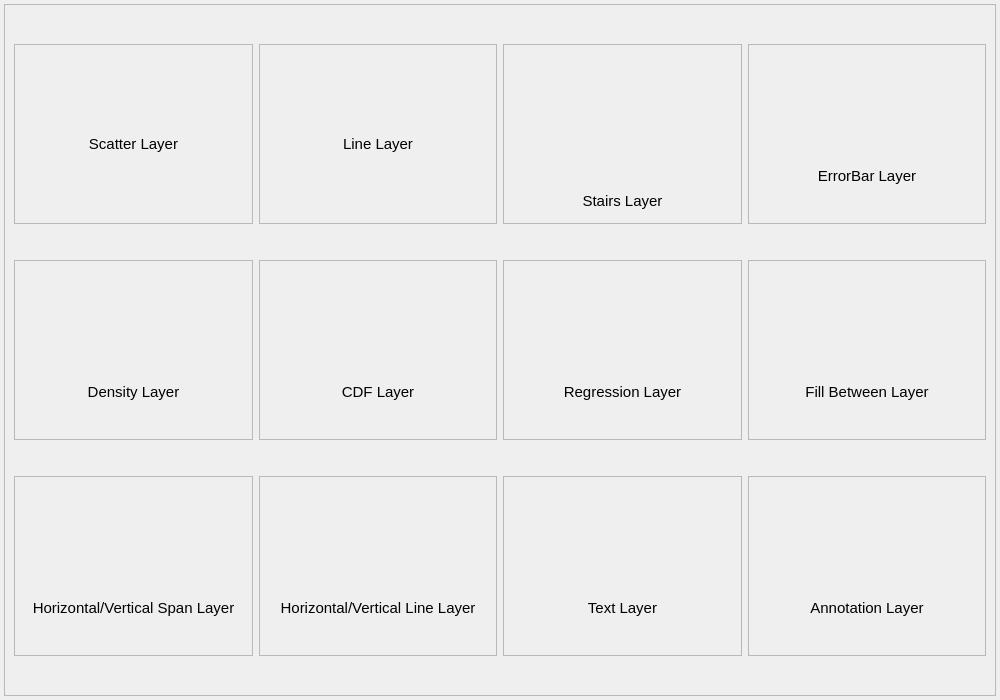
<?xml version="1.0" encoding="UTF-8"?>
<ui version="4.0">
 <class>Dialog</class>
 <widget class="QDialog" name="Dialog">
  <property name="geometry">
   <rect>
    <x>0</x>
    <y>0</y>
    <width>1000</width>
    <height>700</height>
   </rect>
  </property>
  <property name="minimumSize">
   <size>
    <width>1000</width>
    <height>700</height>
   </size>
  </property>
  <property name="maximumSize">
   <size>
    <width>1000</width>
    <height>700</height>
   </size>
  </property>
  <property name="windowTitle">
   <string>Select Chart</string>
  </property>
  <property name="modal">
   <bool>true</bool>
  </property>
  <layout class="QVBoxLayout" name="verticalLayout_2">
   <property name="leftMargin">
    <number>4</number>
   </property>
   <property name="topMargin">
    <number>4</number>
   </property>
   <property name="rightMargin">
    <number>4</number>
   </property>
   <property name="bottomMargin">
    <number>4</number>
   </property>
   <item>
    <layout class="QVBoxLayout" name="verticalLayout" stretch="0">
     <item>
      <layout class="QHBoxLayout" name="horizontalLayout_2" stretch="0">
       <property name="leftMargin">
        <number>0</number>
       </property>
       <property name="topMargin">
        <number>0</number>
       </property>
       <property name="rightMargin">
        <number>0</number>
       </property>
       <property name="bottomMargin">
        <number>0</number>
       </property>
       <item>
        <widget class="QScrollArea" name="scrollArea">
         <property name="widgetResizable">
          <bool>true</bool>
         </property>
         <widget class="QWidget" name="scrollAreaWidgetContents">
          <property name="geometry">
           <rect>
            <x>0</x>
            <y>0</y>
            <width>996</width>
            <height>669</height>
           </rect>
          </property>
          <layout class="QGridLayout" name="gridLayout">
           <item row="2" column="2">
            <widget class="QFrame" name="frame_10">
             <property name="minimumSize">
              <size>
               <width>0</width>
               <height>180</height>
              </size>
             </property>
             <property name="maximumSize">
              <size>
               <width>240</width>
               <height>180</height>
              </size>
             </property>
             <property name="frameShape">
              <enum>QFrame::Shape::StyledPanel</enum>
             </property>
             <property name="frameShadow">
              <enum>QFrame::Shadow::Raised</enum>
             </property>
             <layout class="QVBoxLayout" name="verticalLayout_12">
              <item>
               <widget class="QLabel" name="vhline_layer">
                <property name="toolTip">
                 <string>&lt;html&gt;&lt;head/&gt;&lt;body&gt;&lt;p&gt;&lt;img src=&quot;:/images/images/vhlines.png&quot;/&gt;&lt;/p&gt;&lt;/body&gt;&lt;/html&gt;</string>
                </property>
                <property name="text">
                 <string/>
                </property>
                <property name="pixmap">
                 <pixmap resource="../resources/resources.qrc">:/images/images/vhlines.png</pixmap>
                </property>
                <property name="scaledContents">
                 <bool>true</bool>
                </property>
               </widget>
              </item>
              <item>
               <widget class="QLabel" name="label_10">
                <property name="font">
                 <font>
                  <pointsize>11</pointsize>
                 </font>
                </property>
                <property name="text">
                 <string>Horizontal/Vertical Line Layer</string>
                </property>
                <property name="alignment">
                 <set>Qt::AlignmentFlag::AlignCenter</set>
                </property>
               </widget>
              </item>
             </layout>
            </widget>
           </item>
           <item row="0" column="1">
            <widget class="QFrame" name="frame_1">
             <property name="minimumSize">
              <size>
               <width>0</width>
               <height>180</height>
              </size>
             </property>
             <property name="maximumSize">
              <size>
               <width>240</width>
               <height>180</height>
              </size>
             </property>
             <property name="frameShape">
              <enum>QFrame::Shape::StyledPanel</enum>
             </property>
             <property name="frameShadow">
              <enum>QFrame::Shadow::Raised</enum>
             </property>
             <layout class="QVBoxLayout" name="verticalLayout_3" stretch="0,1">
              <item>
               <widget class="QLabel" name="scatter_layer">
                <property name="toolTip">
                 <string>&lt;html&gt;&lt;head/&gt;&lt;body&gt;&lt;p&gt;&lt;img src=&quot;:/images/images/scatter_plot.png&quot;/&gt;&lt;/p&gt;&lt;/body&gt;&lt;/html&gt;</string>
                </property>
                <property name="text">
                 <string/>
                </property>
                <property name="pixmap">
                 <pixmap resource="../resources/resources.qrc">:/images/images/scatter_plot.png</pixmap>
                </property>
                <property name="scaledContents">
                 <bool>true</bool>
                </property>
                <property name="alignment">
                 <set>Qt::AlignmentFlag::AlignCenter</set>
                </property>
                <property name="wordWrap">
                 <bool>false</bool>
                </property>
               </widget>
              </item>
              <item>
               <widget class="QLabel" name="label_2">
                <property name="font">
                 <font>
                  <pointsize>11</pointsize>
                 </font>
                </property>
                <property name="text">
                 <string>Scatter Layer</string>
                </property>
                <property name="alignment">
                 <set>Qt::AlignmentFlag::AlignCenter</set>
                </property>
               </widget>
              </item>
             </layout>
            </widget>
           </item>
           <item row="1" column="2">
            <widget class="QFrame" name="frame_6">
             <property name="minimumSize">
              <size>
               <width>0</width>
               <height>180</height>
              </size>
             </property>
             <property name="maximumSize">
              <size>
               <width>240</width>
               <height>180</height>
              </size>
             </property>
             <property name="frameShape">
              <enum>QFrame::Shape::StyledPanel</enum>
             </property>
             <property name="frameShadow">
              <enum>QFrame::Shadow::Raised</enum>
             </property>
             <layout class="QVBoxLayout" name="verticalLayout_8">
              <item>
               <widget class="QLabel" name="cdf_layer">
                <property name="toolTip">
                 <string>&lt;html&gt;&lt;head/&gt;&lt;body&gt;&lt;p&gt;&lt;img src=&quot;:/images/images/cdf.png&quot;/&gt;&lt;/p&gt;&lt;/body&gt;&lt;/html&gt;</string>
                </property>
                <property name="text">
                 <string/>
                </property>
                <property name="pixmap">
                 <pixmap resource="../resources/resources.qrc">:/images/images/cdf.png</pixmap>
                </property>
                <property name="scaledContents">
                 <bool>true</bool>
                </property>
               </widget>
              </item>
              <item>
               <widget class="QLabel" name="label_7">
                <property name="font">
                 <font>
                  <pointsize>11</pointsize>
                 </font>
                </property>
                <property name="text">
                 <string>CDF Layer</string>
                </property>
                <property name="alignment">
                 <set>Qt::AlignmentFlag::AlignCenter</set>
                </property>
               </widget>
              </item>
             </layout>
            </widget>
           </item>
           <item row="2" column="3">
            <widget class="QFrame" name="frame_11">
             <property name="minimumSize">
              <size>
               <width>0</width>
               <height>180</height>
              </size>
             </property>
             <property name="maximumSize">
              <size>
               <width>240</width>
               <height>180</height>
              </size>
             </property>
             <property name="frameShape">
              <enum>QFrame::Shape::StyledPanel</enum>
             </property>
             <property name="frameShadow">
              <enum>QFrame::Shadow::Raised</enum>
             </property>
             <layout class="QVBoxLayout" name="verticalLayout_13">
              <item>
               <widget class="QLabel" name="text_layer">
                <property name="toolTip">
                 <string>&lt;html&gt;&lt;head/&gt;&lt;body&gt;&lt;p&gt;&lt;img src=&quot;:/images/images/text.png&quot;/&gt;&lt;/p&gt;&lt;/body&gt;&lt;/html&gt;</string>
                </property>
                <property name="text">
                 <string/>
                </property>
                <property name="pixmap">
                 <pixmap resource="../resources/resources.qrc">:/images/images/text.png</pixmap>
                </property>
                <property name="scaledContents">
                 <bool>true</bool>
                </property>
               </widget>
              </item>
              <item>
               <widget class="QLabel" name="label_12">
                <property name="font">
                 <font>
                  <pointsize>11</pointsize>
                 </font>
                </property>
                <property name="text">
                 <string>Text Layer</string>
                </property>
                <property name="alignment">
                 <set>Qt::AlignmentFlag::AlignCenter</set>
                </property>
               </widget>
              </item>
             </layout>
            </widget>
           </item>
           <item row="0" column="4">
            <widget class="QFrame" name="frame_4">
             <property name="minimumSize">
              <size>
               <width>0</width>
               <height>180</height>
              </size>
             </property>
             <property name="maximumSize">
              <size>
               <width>240</width>
               <height>180</height>
              </size>
             </property>
             <property name="frameShape">
              <enum>QFrame::Shape::StyledPanel</enum>
             </property>
             <property name="frameShadow">
              <enum>QFrame::Shadow::Raised</enum>
             </property>
             <layout class="QVBoxLayout" name="verticalLayout_6">
              <item>
               <widget class="QLabel" name="errorbar_layer">
                <property name="toolTip">
                 <string>&lt;html&gt;&lt;head/&gt;&lt;body&gt;&lt;p&gt;&lt;img src=&quot;:/images/images/error_plot.png&quot;/&gt;&lt;/p&gt;&lt;/body&gt;&lt;/html&gt;</string>
                </property>
                <property name="text">
                 <string/>
                </property>
                <property name="pixmap">
                 <pixmap resource="../resources/resources.qrc">:/images/images/error_plot.png</pixmap>
                </property>
                <property name="scaledContents">
                 <bool>true</bool>
                </property>
               </widget>
              </item>
              <item>
               <widget class="QLabel" name="label_5">
                <property name="font">
                 <font>
                  <pointsize>11</pointsize>
                 </font>
                </property>
                <property name="text">
                 <string>ErrorBar Layer</string>
                </property>
                <property name="alignment">
                 <set>Qt::AlignmentFlag::AlignCenter</set>
                </property>
               </widget>
              </item>
             </layout>
            </widget>
           </item>
           <item row="2" column="1">
            <widget class="QFrame" name="frame_9">
             <property name="minimumSize">
              <size>
               <width>0</width>
               <height>180</height>
              </size>
             </property>
             <property name="maximumSize">
              <size>
               <width>240</width>
               <height>180</height>
              </size>
             </property>
             <property name="frameShape">
              <enum>QFrame::Shape::StyledPanel</enum>
             </property>
             <property name="frameShadow">
              <enum>QFrame::Shadow::Raised</enum>
             </property>
             <layout class="QVBoxLayout" name="verticalLayout_11">
              <item>
               <widget class="QLabel" name="span_layer">
                <property name="toolTip">
                 <string>&lt;html&gt;&lt;head/&gt;&lt;body&gt;&lt;p&gt;&lt;img src=&quot;:/images/images/span.png&quot;/&gt;&lt;/p&gt;&lt;/body&gt;&lt;/html&gt;</string>
                </property>
                <property name="text">
                 <string/>
                </property>
                <property name="pixmap">
                 <pixmap resource="../resources/resources.qrc">:/images/images/span.png</pixmap>
                </property>
                <property name="scaledContents">
                 <bool>true</bool>
                </property>
               </widget>
              </item>
              <item>
               <widget class="QLabel" name="label_11">
                <property name="font">
                 <font>
                  <pointsize>11</pointsize>
                 </font>
                </property>
                <property name="text">
                 <string>Horizontal/Vertical Span Layer</string>
                </property>
                <property name="alignment">
                 <set>Qt::AlignmentFlag::AlignCenter</set>
                </property>
               </widget>
              </item>
             </layout>
            </widget>
           </item>
           <item row="0" column="2">
            <widget class="QFrame" name="frame_2">
             <property name="minimumSize">
              <size>
               <width>0</width>
               <height>180</height>
              </size>
             </property>
             <property name="maximumSize">
              <size>
               <width>240</width>
               <height>180</height>
              </size>
             </property>
             <property name="frameShape">
              <enum>QFrame::Shape::StyledPanel</enum>
             </property>
             <property name="frameShadow">
              <enum>QFrame::Shadow::Raised</enum>
             </property>
             <layout class="QVBoxLayout" name="verticalLayout_4" stretch="0,1">
              <item>
               <widget class="QLabel" name="line_layer">
                <property name="toolTip">
                 <string>&lt;html&gt;&lt;head/&gt;&lt;body&gt;&lt;p&gt;&lt;img src=&quot;:/images/images/line_plot.png&quot;/&gt;&lt;/p&gt;&lt;/body&gt;&lt;/html&gt;</string>
                </property>
                <property name="text">
                 <string/>
                </property>
                <property name="pixmap">
                 <pixmap resource="../resources/resources.qrc">:/images/images/line_plot.png</pixmap>
                </property>
                <property name="scaledContents">
                 <bool>true</bool>
                </property>
                <property name="alignment">
                 <set>Qt::AlignmentFlag::AlignCenter</set>
                </property>
               </widget>
              </item>
              <item>
               <widget class="QLabel" name="label_4">
                <property name="font">
                 <font>
                  <pointsize>11</pointsize>
                 </font>
                </property>
                <property name="text">
                 <string>Line Layer</string>
                </property>
                <property name="alignment">
                 <set>Qt::AlignmentFlag::AlignCenter</set>
                </property>
               </widget>
              </item>
             </layout>
            </widget>
           </item>
           <item row="2" column="4">
            <widget class="QFrame" name="frame_12">
             <property name="minimumSize">
              <size>
               <width>0</width>
               <height>180</height>
              </size>
             </property>
             <property name="maximumSize">
              <size>
               <width>240</width>
               <height>180</height>
              </size>
             </property>
             <property name="frameShape">
              <enum>QFrame::Shape::StyledPanel</enum>
             </property>
             <property name="frameShadow">
              <enum>QFrame::Shadow::Raised</enum>
             </property>
             <layout class="QVBoxLayout" name="verticalLayout_14">
              <item>
               <widget class="QLabel" name="annotation_layer">
                <property name="toolTip">
                 <string>&lt;html&gt;&lt;head/&gt;&lt;body&gt;&lt;p&gt;&lt;img src=&quot;:/images/images/annotation.png&quot;/&gt;&lt;/p&gt;&lt;/body&gt;&lt;/html&gt;</string>
                </property>
                <property name="text">
                 <string/>
                </property>
                <property name="pixmap">
                 <pixmap resource="../resources/resources.qrc">:/images/images/annotation.png</pixmap>
                </property>
                <property name="scaledContents">
                 <bool>true</bool>
                </property>
               </widget>
              </item>
              <item>
               <widget class="QLabel" name="label_13">
                <property name="font">
                 <font>
                  <pointsize>11</pointsize>
                 </font>
                </property>
                <property name="text">
                 <string>Annotation Layer</string>
                </property>
                <property name="alignment">
                 <set>Qt::AlignmentFlag::AlignCenter</set>
                </property>
               </widget>
              </item>
             </layout>
            </widget>
           </item>
           <item row="0" column="3">
            <widget class="QFrame" name="frame_3">
             <property name="minimumSize">
              <size>
               <width>0</width>
               <height>180</height>
              </size>
             </property>
             <property name="maximumSize">
              <size>
               <width>240</width>
               <height>180</height>
              </size>
             </property>
             <property name="frameShape">
              <enum>QFrame::Shape::StyledPanel</enum>
             </property>
             <property name="frameShadow">
              <enum>QFrame::Shadow::Raised</enum>
             </property>
             <layout class="QVBoxLayout" name="verticalLayout_5" stretch="5,1">
              <item>
               <widget class="QLabel" name="stairs_layer">
                <property name="toolTip">
                 <string>&lt;html&gt;&lt;head/&gt;&lt;body&gt;&lt;p&gt;&lt;img src=&quot;:/images/images/stairs_plot.png&quot;/&gt;&lt;/p&gt;&lt;/body&gt;&lt;/html&gt;</string>
                </property>
                <property name="text">
                 <string/>
                </property>
                <property name="pixmap">
                 <pixmap resource="../resources/resources.qrc">:/images/images/stairs_plot.png</pixmap>
                </property>
                <property name="scaledContents">
                 <bool>true</bool>
                </property>
                <property name="alignment">
                 <set>Qt::AlignmentFlag::AlignCenter</set>
                </property>
               </widget>
              </item>
              <item>
               <widget class="QLabel" name="label_3">
                <property name="font">
                 <font>
                  <pointsize>11</pointsize>
                 </font>
                </property>
                <property name="text">
                 <string>Stairs Layer</string>
                </property>
                <property name="alignment">
                 <set>Qt::AlignmentFlag::AlignCenter</set>
                </property>
               </widget>
              </item>
             </layout>
            </widget>
           </item>
           <item row="1" column="3">
            <widget class="QFrame" name="frame_7">
             <property name="minimumSize">
              <size>
               <width>0</width>
               <height>180</height>
              </size>
             </property>
             <property name="maximumSize">
              <size>
               <width>240</width>
               <height>180</height>
              </size>
             </property>
             <property name="frameShape">
              <enum>QFrame::Shape::StyledPanel</enum>
             </property>
             <property name="frameShadow">
              <enum>QFrame::Shadow::Raised</enum>
             </property>
             <layout class="QVBoxLayout" name="verticalLayout_9">
              <item>
               <widget class="QLabel" name="regression_layer">
                <property name="toolTip">
                 <string>&lt;html&gt;&lt;head/&gt;&lt;body&gt;&lt;p&gt;&lt;img src=&quot;:/images/images/regression.png&quot;/&gt;&lt;/p&gt;&lt;/body&gt;&lt;/html&gt;</string>
                </property>
                <property name="text">
                 <string/>
                </property>
                <property name="pixmap">
                 <pixmap resource="../resources/resources.qrc">:/images/images/regression.png</pixmap>
                </property>
                <property name="scaledContents">
                 <bool>true</bool>
                </property>
               </widget>
              </item>
              <item>
               <widget class="QLabel" name="label_8">
                <property name="font">
                 <font>
                  <pointsize>11</pointsize>
                 </font>
                </property>
                <property name="text">
                 <string>Regression Layer</string>
                </property>
                <property name="alignment">
                 <set>Qt::AlignmentFlag::AlignCenter</set>
                </property>
               </widget>
              </item>
             </layout>
            </widget>
           </item>
           <item row="1" column="1">
            <widget class="QFrame" name="frame_5">
             <property name="minimumSize">
              <size>
               <width>0</width>
               <height>180</height>
              </size>
             </property>
             <property name="maximumSize">
              <size>
               <width>240</width>
               <height>180</height>
              </size>
             </property>
             <property name="frameShape">
              <enum>QFrame::Shape::StyledPanel</enum>
             </property>
             <property name="frameShadow">
              <enum>QFrame::Shadow::Raised</enum>
             </property>
             <layout class="QVBoxLayout" name="verticalLayout_7">
              <item>
               <widget class="QLabel" name="density_layer">
                <property name="toolTip">
                 <string>&lt;html&gt;&lt;head/&gt;&lt;body&gt;&lt;p&gt;&lt;img src=&quot;:/images/images/density.png&quot;/&gt;&lt;/p&gt;&lt;/body&gt;&lt;/html&gt;</string>
                </property>
                <property name="text">
                 <string/>
                </property>
                <property name="pixmap">
                 <pixmap resource="../resources/resources.qrc">:/images/images/density.png</pixmap>
                </property>
                <property name="scaledContents">
                 <bool>true</bool>
                </property>
               </widget>
              </item>
              <item>
               <widget class="QLabel" name="label_6">
                <property name="font">
                 <font>
                  <pointsize>11</pointsize>
                 </font>
                </property>
                <property name="text">
                 <string>Density Layer</string>
                </property>
                <property name="alignment">
                 <set>Qt::AlignmentFlag::AlignCenter</set>
                </property>
               </widget>
              </item>
             </layout>
            </widget>
           </item>
           <item row="1" column="4">
            <widget class="QFrame" name="frame_8">
             <property name="minimumSize">
              <size>
               <width>0</width>
               <height>180</height>
              </size>
             </property>
             <property name="maximumSize">
              <size>
               <width>240</width>
               <height>180</height>
              </size>
             </property>
             <property name="frameShape">
              <enum>QFrame::Shape::StyledPanel</enum>
             </property>
             <property name="frameShadow">
              <enum>QFrame::Shadow::Raised</enum>
             </property>
             <layout class="QVBoxLayout" name="verticalLayout_10">
              <item>
               <widget class="QLabel" name="fill_between_layer">
                <property name="toolTip">
                 <string>&lt;html&gt;&lt;head/&gt;&lt;body&gt;&lt;p&gt;&lt;img src=&quot;:/images/images/fill_between.png&quot;/&gt;&lt;/p&gt;&lt;/body&gt;&lt;/html&gt;</string>
                </property>
                <property name="text">
                 <string/>
                </property>
                <property name="pixmap">
                 <pixmap resource="../resources/resources.qrc">:/images/images/fill_between.png</pixmap>
                </property>
                <property name="scaledContents">
                 <bool>true</bool>
                </property>
               </widget>
              </item>
              <item>
               <widget class="QLabel" name="label_9">
                <property name="font">
                 <font>
                  <pointsize>11</pointsize>
                 </font>
                </property>
                <property name="text">
                 <string>Fill Between Layer</string>
                </property>
                <property name="alignment">
                 <set>Qt::AlignmentFlag::AlignCenter</set>
                </property>
               </widget>
              </item>
             </layout>
            </widget>
           </item>
          </layout>
         </widget>
        </widget>
       </item>
      </layout>
     </item>
    </layout>
   </item>
  </layout>
 </widget>
 <resources>
  <include location="../resources/resources.qrc"/>
 </resources>
 <connections/>
</ui>
